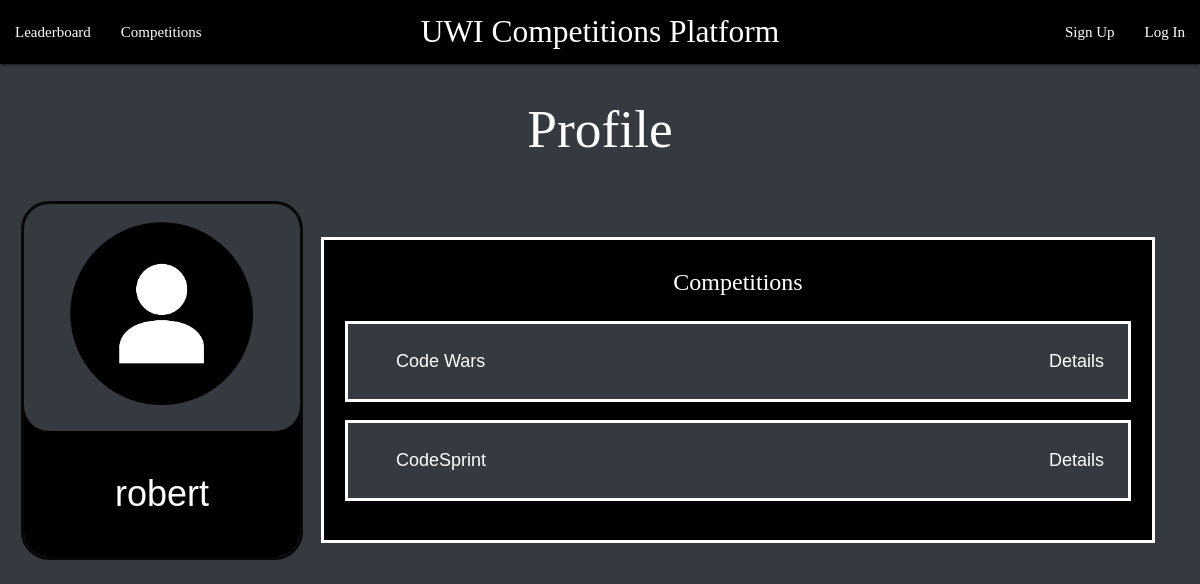
Page /moderator_profile/1 on the committed database.
### App/models/moderator.py (models this page shows, shortened)
class Moderator(User):
    __tablename__ = 'moderator'
    competitions = db.relationship('Competition', secondary='competition_moderator', overlaps='moderators', lazy=True)

### App/models/competition.py (models this page shows, shortened)
class Competition(db.Model):
    __tablename__='competition'
    id = db.Column(db.Integer, primary_key=True)
    name =  db.Column(db.String, nullable=False, unique=True)
    date = db.Column(db.DateTime, default= datetime.utcnow)
    location = db.Column(db.String(120), nullable=False)
    level = db.Column(db.Float, default=1)
    max_score = db.Column(db.Integer, default=25)
    confirm = db.Column(db.Boolean, default=False)
    moderators = db.relationship('Moderator', secondary="competition_moderator", overlaps='competitions', lazy=True)
    teams = db.relationship('Team', secondary="competition_team", overlaps='competitions', lazy=True)

### App/views/index.py (the view, shortened to what this page needs)
@index_views.route('/moderator_profile/<int:id>', methods=['GET'])
def moderator_profile(id):
    moderator = get_moderator(id)
    if not moderator:
        return render_template('404.html')
    """
    profile_info = display_student_info(student.username)
    competitions = profile_info['competitions']

    competitions = Competition.query.filter(Competition.participants.any(id=user_id)).all()
    ranking = Ranking.query.filter_by(student_id=user_id).first()
    notifications= get_notifications(user.username)
    """
    return render_template('moderator_profile.html', moderator=moderator, user=current_user)

### App/controllers/moderator.py (called while the page is built)
def get_moderator(id):
    return Moderator.query.get(id)

### App/templates/moderator_profile.html (shortened to what this page needs)
{% extends "layout.html" %}
{% block page %}UWI Competitions Platform{% endblock %}
{% block content %}
<div>
    <center><h2 style="color: white;">Profile</h2></center>
</div>
<div class="profile-info" style="font-family: helvetica;">
    <div class="moderator-info">
        <div class="moderator-image">
            <center><img src="{{url_for('static', filename='defaultProfilePicture.png')}}" alt="Moderator Photo" width="80%"></center>
        </div>
        <div style="color: white;" class="moderator-username">
            <p>{{moderator.username}}</p>
        </div>
    </div>
    <div class="competition-list">
        <center><p style="font-family: optima;">Competitions</p></center>
        <ul>
            {% for competition in moderator.competitions %}
                <li>
                    <div style="width: 90%; text-align: left;">
                        <p style="margin: 2vw;">{{competition.name}}</p>
                    </div>
                    <div style="width: 10%; text-align: right; margin: 2vw;">
                        <a style="color: white;" href="{{url_for('comp_views.competition_details_by_name', name=competition.name)}}">Details</a>
                    </div>
                </li>
            {% endfor %}
        </ul>
    </div>
</div>
{% endblock %}

### App/static/style.css (style rules this page uses)
body { background-color: #343A40; }
h2 { font-family: serif; }

### App/templates/moderator_profile.html (style rules this page uses)
.profile-info { width: 100%; height: 90%; padding: 2vw; display: flex; }
.moderator-info { background-color: black; border-radius: 25px; width: 30%; height: 80%; outline-style: solid; }
.moderator-image { background-color: #343A40; border-radius: 25px; padding-top: 0vw; }
.moderator-username { text-align: center; padding: 0vw; font-size: 3vw; }
.competition-list { background-color: black; width: 90%; margin: 3vw 2vw 2vw 2vw; outline-style: solid; font-size: 2vw; overflow-y: scroll; height: 25vw; color: white; }
.competition-list li { display: flex; padding-left: 2vw; margin: 2vw; font-size: 1.5vw; outline-style: solid; color: white; background-color: #343A40; }

### rows in the picture
Moderator: username "robert"
Competition: name "Code Wars"
Competition: name "CodeSprint"
